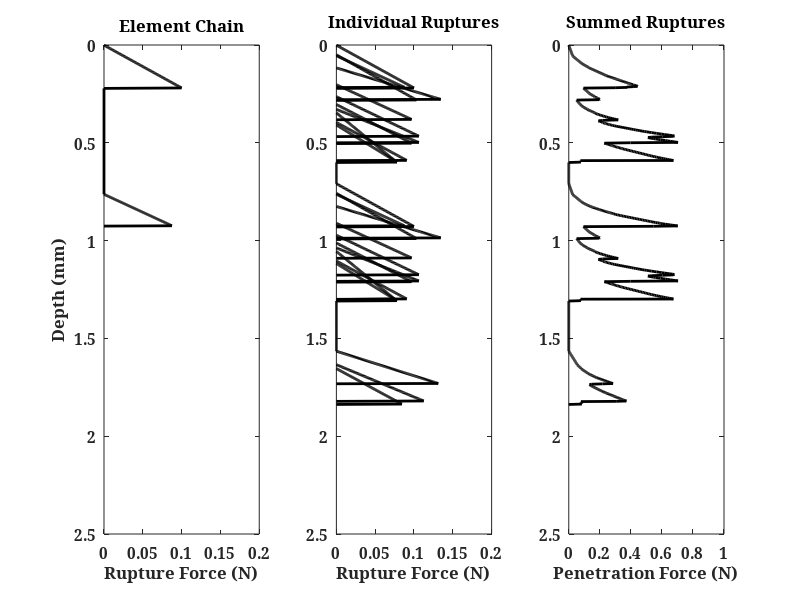

Reproduce this figure in MATLAB.
%% Synthesize an SMP Trace
% using radnomly distributed chains of elastic ruptures specified by the 
% basic snow properties delta,L, and  f
clear, close all; clc;
%% Create the Saw tooth
z = 0:.001:1.5;
n = 100;
d = 1;
f = .5;
L = 10.*n;

e = linspace(0,f,n)';
F = [zeros(L/2-n/2,1);e;zeros(L/2-n/2,1)];

%% Generate Ruptures
l = linspace(0.5,1.5,25);
d = linspace(0.15,0.25,25);
f = linspace(0.075,0.15,25);
z = 0:.001:1.5;
nRuptures = 25;
lSamp = randsample(l,1);
dSamp = randsample(d,nRuptures,'true');
fSamp = randsample(f,nRuptures,'true');
zSamp = randsample(z,nRuptures,'true');
nSamp = 101;
for ii = 1:nRuptures
    R(:,ii) = [linspace(0,fSamp(ii),nSamp - 1),0]';
    Z(:,ii) = [linspace(zSamp(ii),zSamp(ii)+dSamp(ii),nSamp)]';
end
% Sort the Random Array by minimum Z coordinate
[~,sortIx] = sort(min(Z));
R = R(:,sortIx);
Z = Z(:,sortIx);
% Repeat Rupture Characteristic past L
Lix = find(max(Z)>=lSamp,1);
R(:,Lix:nRuptures) = R(:,1:(nRuptures-Lix)+1);
Z(:,Lix:nRuptures) = Z(:,1:(nRuptures-Lix)+1)+lSamp;

cumR = R(:,1);
cumZ = Z(:,1);
% Sum the Overlapping Ruptures
ii = 2;
noRuptures = 0;
while ii <= nRuptures
    % Overlapping Indecies of ii-1 iteration
    ix1 = find(Z(1,ii)-cumZ(:)<0 & Z(end,ii)-cumZ(:)>0);
    % Indices of iith iteration contained in ii-1 iteration
    ix2 = find(Z(:,ii) <= cumZ(end));
    % Indicies of iith iteration beyond ii-1 iteration
    ix3 = find(Z(:,ii) >cumZ(end));
    if noRuptures
        cumR = [cumR;R(:,ii)];
        cumZ = [cumZ;Z(:,ii)];
        noRuptures = 0;
    elseif isempty(ix1)
        tmpZ = [linspace(cumZ(end),Z(1,ii),nSamp)]';
        tmpF = zeros(length(tmpZ),1);
        cumZ = [cumZ;tmpZ];
        cumR = [cumR;tmpF];
        Z = [Z(:,1:ii-1),[linspace(min(tmpZ),max(tmpZ),nSamp)]',Z(:,ii:end)];
        R = [R(:,1:ii-1),zeros(nSamp,1),R(:,ii:end)];
        nRuptures = size(Z,2);
        noRuptures = 1; % Callback
        if ii < Lix
            Lix = Lix+1;
            disp('lix')
        end
    elseif ~noRuptures
        % Resample and sum overlapping rupture forces
        tmpF = (interp1(cumZ(ix1),cumR(ix1),Z(ix2,ii),'linear','extrap'));
        sumF = cumR(ix2) + tmpF;
        tmpZ = [linspace(cumZ(ix1(1)),cumZ(ix1(end)),length(tmpF))]';
        % Append Summed Contribution to individual ruptures
        if isempty(ix3)
            cumR = [cumR(1:(ix1(1) - 1));sumF;R(ix1(end)+1:size(R,2),ii)];
            cumZ = [cumZ(1:ix1(1)-1);tmpZ;Z(ix1(end)+1:size(Z,2),ii)];
        else
            cumR = [cumR(1:(ix1(1) - 1));sumF;R(ix3,ii)];
            cumZ = [cumZ(1:ix1(1)-1);tmpZ;Z(ix3,ii)];
        end
    end
    ii = ii +1;
end
%% Make Figures
% tmpIx = find(all(R(:,[1:Lix])==0))
% tmp = load('syntheticRuptures.mat')
% R = tmp.R; Z = tmp.Z; cumR = tmp.cumR; cumZ = tmp.cumZ;
% Lix = find(all(R(:,2:end) == R(:,1)) & Z(1,2:end) > lSamp)+1;
Lix = 15;
tmpR = [R(:,1);R(:,Lix)];
tmpZ = [Z(:,1);Z(:,Lix)];
figure();
subplot(1,3,1)
plot(tmpR,tmpZ,'k','linewidth',2)
ylim([0,2.5])
xlim([0 .2])
ylabel('Depth (mm)')
xlabel('Rupture Force (N)')
title('Element Chain')
set(gca,'fontweight','bold','fontname','serif','fontsize',11)
axis ij
subplot(1,3,2)
plot(R(:,:),Z(:,:),'k','linewidth',2)
ylim([0,2.5])
xlim([0 .2])
title('Individual Ruptures')
xlabel('Rupture Force (N)')
set(gca,'fontweight','bold','fontname','serif','fontsize',11)
axis ij
subplot(1,3,3)
plot(cumR,cumZ,'k','linewidth',2)
ylim([0,2.5])
xlim([0 1])
title('Summed Ruptures')
xlabel('Penetration Force (N)')
set(gca,'fontweight','bold','fontname','serif','fontsize',11)
axis ij
